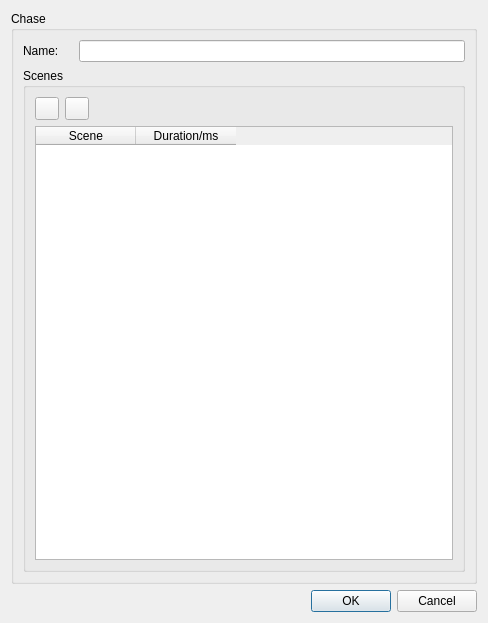
<?xml version="1.0" encoding="UTF-8"?>
<ui version="4.0">
 <class>DlgChase</class>
 <widget class="QDialog" name="DlgChase">
  <property name="geometry">
   <rect>
    <x>0</x>
    <y>0</y>
    <width>488</width>
    <height>623</height>
   </rect>
  </property>
  <property name="windowTitle">
   <string>Dialog</string>
  </property>
  <layout class="QVBoxLayout" name="verticalLayout_3">
   <item>
    <widget class="QGroupBox" name="groupBox">
     <property name="title">
      <string>Chase</string>
     </property>
     <layout class="QVBoxLayout" name="verticalLayout_2">
      <item>
       <layout class="QHBoxLayout" name="horizontalLayout">
        <item>
         <widget class="QLabel" name="label">
          <property name="minimumSize">
           <size>
            <width>50</width>
            <height>0</height>
           </size>
          </property>
          <property name="text">
           <string>Name:</string>
          </property>
         </widget>
        </item>
        <item>
         <widget class="QLineEdit" name="m_pChaseName"/>
        </item>
       </layout>
      </item>
      <item>
       <widget class="QGroupBox" name="groupBox_2">
        <property name="title">
         <string>Scenes</string>
        </property>
        <layout class="QVBoxLayout" name="verticalLayout">
         <item>
          <layout class="QHBoxLayout" name="horizontalLayout_2">
           <item>
            <widget class="QToolButton" name="m_pBtnAddScene">
             <property name="text">
              <string/>
             </property>
             <property name="icon">
              <iconset resource="../../aFrame/Resource/aFrame.qrc">
               <normaloff>:/Standard/Icons/32/plus.png</normaloff>:/Standard/Icons/32/plus.png</iconset>
             </property>
            </widget>
           </item>
           <item>
            <widget class="QToolButton" name="m_pBtnRemoveScene">
             <property name="text">
              <string/>
             </property>
             <property name="icon">
              <iconset resource="../../aFrame/Resource/aFrame.qrc">
               <normaloff>:/Standard/Icons/32/minus.png</normaloff>:/Standard/Icons/32/minus.png</iconset>
             </property>
            </widget>
           </item>
           <item>
            <spacer name="horizontalSpacer">
             <property name="orientation">
              <enum>Qt::Orientation::Horizontal</enum>
             </property>
             <property name="sizeHint" stdset="0">
              <size>
               <width>40</width>
               <height>20</height>
              </size>
             </property>
            </spacer>
           </item>
          </layout>
         </item>
         <item>
          <widget class="QTableWidget" name="m_pChaseTable">
           <column>
            <property name="text">
             <string>Scene</string>
            </property>
           </column>
           <column>
            <property name="text">
             <string>Duration/ms</string>
            </property>
           </column>
          </widget>
         </item>
        </layout>
       </widget>
      </item>
     </layout>
    </widget>
   </item>
   <item>
    <widget class="QDialogButtonBox" name="buttonBox">
     <property name="orientation">
      <enum>Qt::Orientation::Horizontal</enum>
     </property>
     <property name="standardButtons">
      <set>QDialogButtonBox::StandardButton::Cancel|QDialogButtonBox::StandardButton::Ok</set>
     </property>
    </widget>
   </item>
  </layout>
 </widget>
 <resources>
  <include location="../../aFrame/Resource/aFrame.qrc"/>
 </resources>
 <connections>
  <connection>
   <sender>buttonBox</sender>
   <signal>accepted()</signal>
   <receiver>DlgChase</receiver>
   <slot>accept()</slot>
   <hints>
    <hint type="sourcelabel">
     <x>248</x>
     <y>254</y>
    </hint>
    <hint type="destinationlabel">
     <x>157</x>
     <y>274</y>
    </hint>
   </hints>
  </connection>
  <connection>
   <sender>buttonBox</sender>
   <signal>rejected()</signal>
   <receiver>DlgChase</receiver>
   <slot>reject()</slot>
   <hints>
    <hint type="sourcelabel">
     <x>316</x>
     <y>260</y>
    </hint>
    <hint type="destinationlabel">
     <x>286</x>
     <y>274</y>
    </hint>
   </hints>
  </connection>
 </connections>
</ui>
